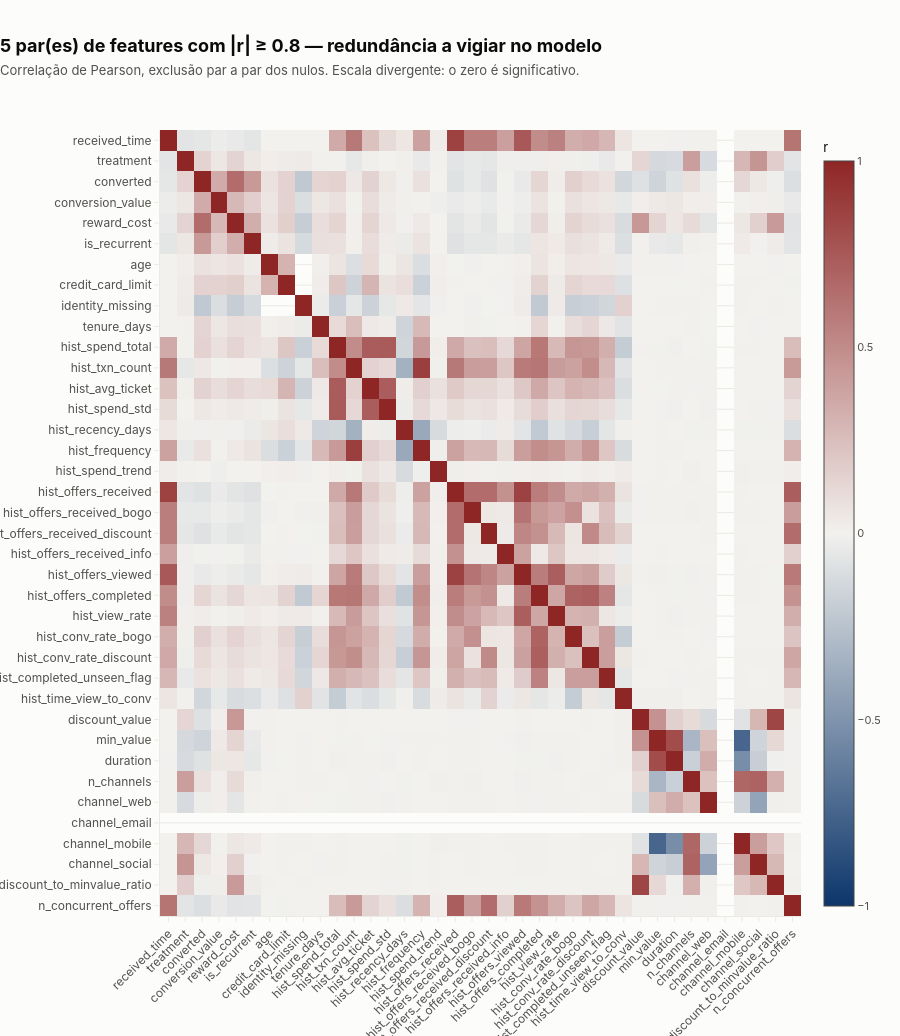

Notebook code cell kept with this figure:
### Markdown cell above
## 5. Correlação e redundância

Pearson entre todas as numéricas, com exclusão par a par dos nulos. O objetivo é achar features
que dizem a mesma coisa antes que o modelo as encontre.

### Code cell
corr = eda.correlation_matrix(processed, NUMERICAS)
n_fortes = len(eda.redundant_pairs(corr, cfg))
viz.heatmap(
    corr, diverging=True, zmin=-1, zmax=1, colorbar_title="r", annotate=False,
    hovertemplate="%{y} × %{x}<br>r = %{z:.2f}<extra></extra>",
    title=f"{n_fortes} par(es) de features com |r| ≥ {cfg.correlation_threshold} — redundância a vigiar no modelo",
    subtitle="Correlação de Pearson, exclusão par a par dos nulos. Escala divergente: o zero é significativo.",
)

### Figure 1 — Plotly figure (JSON) as saved in the notebook; plotly's stock layout.template omitted (floating-point values rounded to 4 significant figures; data arrays with more than 128 entries replaced by an {"elided": "..."} marker saying what was removed)
{"data": [{"colorbar": {"tickfont": {"color": "#52514e", "size": 11}, "title": {"text": "r"}}, "colorscale": [[0.0, "#0d366b"], [0.5, "#f2f1ee"], [1.0, "#8f2626"]], "hovertemplate": "%{y} × %{x}<br>r = %{z:.2f}<extra></extra>", "textfont": {"color": "#0b0b0b", "size": 10}, "type": "heatmap", "x": ["received_time", "treatment", "converted", "conversion_value", "reward_cost", "is_recurrent", "age", "credit_card_limit", "identity_missing", "tenure_days", "hist_spend_total", "hist_txn_count", "hist_avg_ticket", "hist_spend_std", "hist_recency_days", "hist_frequency", "hist_spend_trend", "hist_offers_received", "hist_offers_received_bogo", "hist_offers_received_discount", "hist_offers_received_info", "hist_offers_viewed", "hist_offers_completed", "hist_view_rate", "hist_conv_rate_bogo", "hist_conv_rate_discount", "hist_completed_unseen_flag", "hist_time_view_to_conv", "discount_value", "min_value", "duration", "n_channels", "channel_web", "channel_email", "channel_mobile", "channel_social", "discount_to_minvalue_ratio", "n_concurrent_offers"], "y": ["received_time", "treatment", "converted", "conversion_value", "reward_cost", "is_recurrent", "age", "credit_card_limit", "identity_missing", "tenure_days", "hist_spend_total", "hist_txn_count", "hist_avg_ticket", "hist_spend_std", "hist_recency_days", "hist_frequency", "hist_spend_trend", "hist_offers_received", "hist_offers_received_bogo", "hist_offers_received_discount", "hist_offers_received_info", "hist_offers_viewed", "hist_offers_completed", "hist_view_rate", "hist_conv_rate_bogo", "hist_conv_rate_discount", "hist_completed_unseen_flag", "hist_time_view_to_conv", "discount_value", "min_value", "duration", "n_channels", "channel_web", "channel_email", "channel_mobile", "channel_social", "discount_to_minvalue_ratio", "n_concurrent_offers"], "z": {"elided": "38x38 float values"}, "zmax": 1, "zmid": 0, "zmin": -1}], "layout": {"height": 1036, "margin": {"b": 120, "l": 160, "r": 48, "t": 130}, "title": {"text": "<b>5 par(es) de features com |r| ≥ 0.8 — redundância a vigiar no modelo</b><br><span style='font-size:13px;color:#52514e'>Correlação de Pearson, exclusão par a par dos nulos. Escala divergente: o zero é significativo.</span>"}, "xaxis": {"tickangle": -45}, "yaxis": {"autorange": "reversed"}}}
